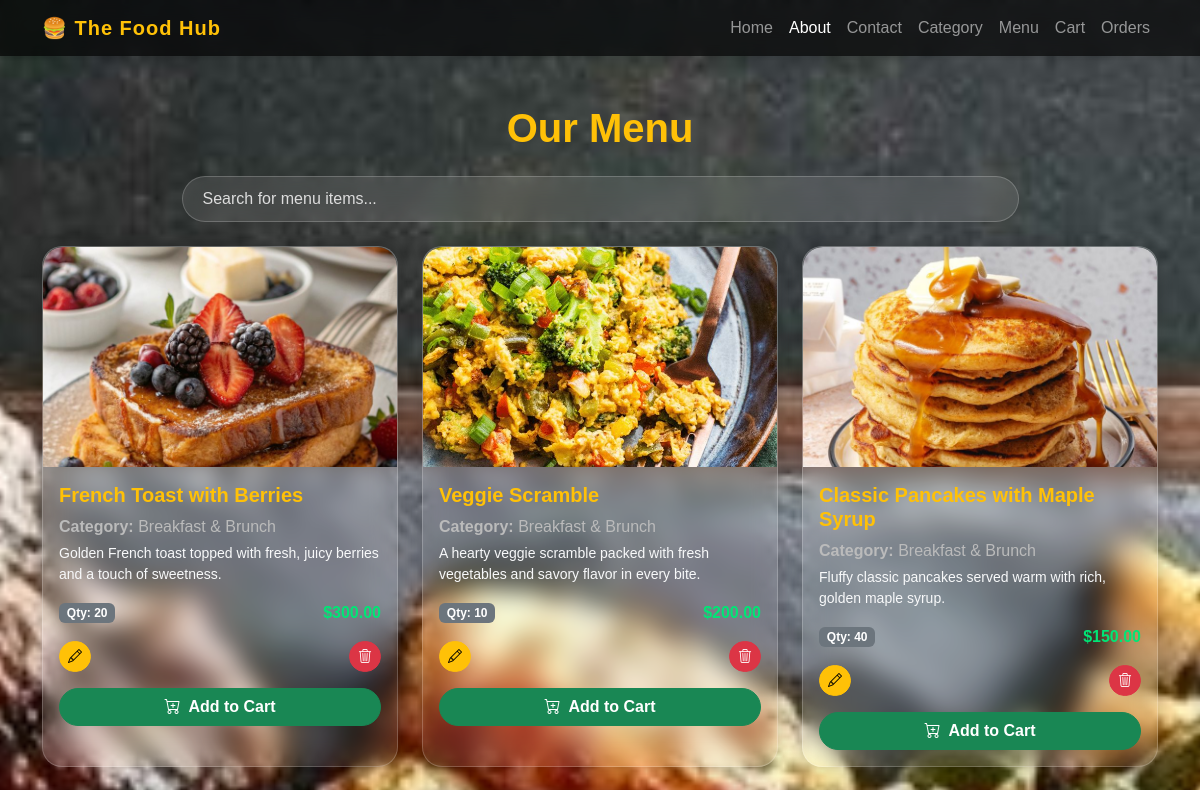
Before: /menu/ (upper part) with the older database file.
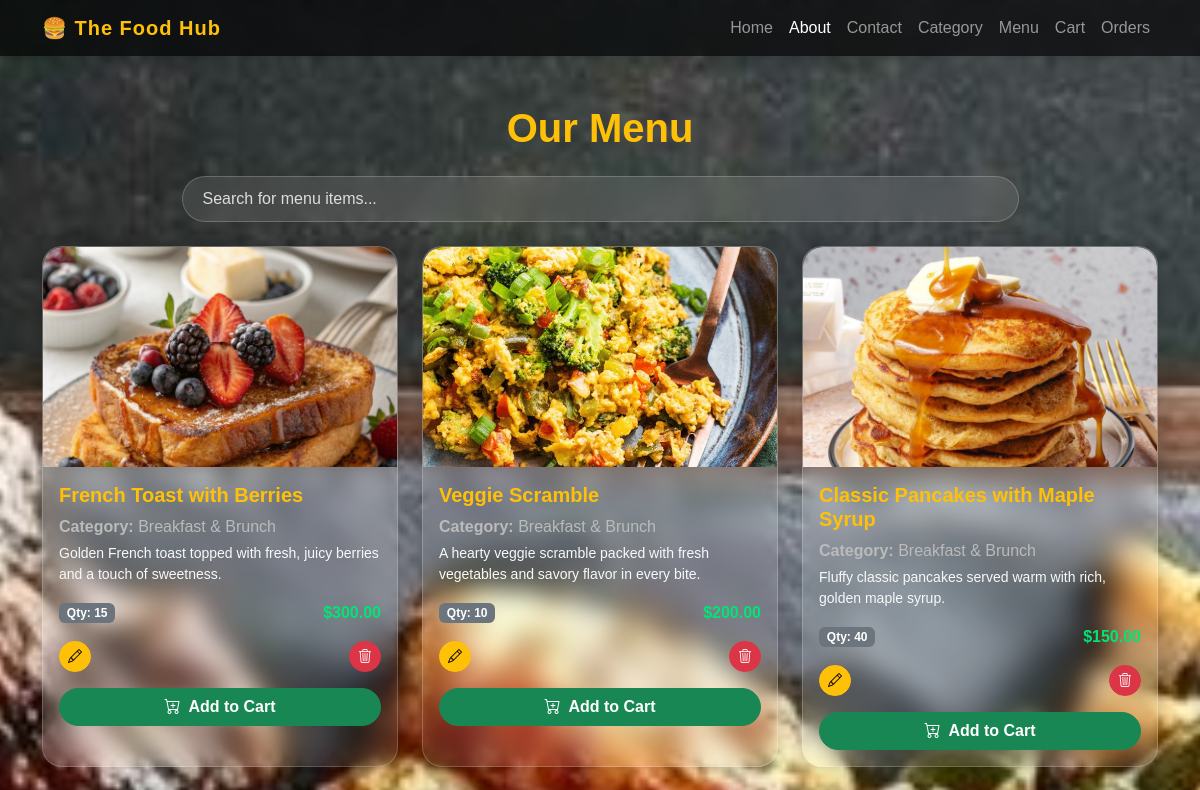
After: the same page with the newer database file.
### menu/models.py (models this page shows, shortened)
class Menu(models.Model):
    name = models.CharField(max_length=255, unique=True)
    description = models.TextField(blank=True, null=True)
    quantity = models.PositiveIntegerField(default=0)
    image = models.ImageField(upload_to='menu_images', blank=True, null=True)
    price = models.DecimalField(max_digits=8, decimal_places=2, default=0.00)
    category = models.ForeignKey('category.Category', on_delete=models.CASCADE, related_name='menu_items')

### category/models.py (models this page shows, shortened)
class Category(models.Model):
    name = models.CharField(max_length=255, unique=True)
    slug = models.SlugField(unique=True, blank=True)
    description = models.TextField(blank=True, null=True)
    quantity = models.PositiveIntegerField(default=0)
    image = models.ImageField(upload_to='category_images', blank=True, null=True)
    created_at = models.DateTimeField(auto_now_add=True)

### menu/views.py (the view)
# urls.py: path('menu/', views.menu_list, name='menu_list'),
def menu_list(request):
    menus = Menu.objects.all()
    return render(request, 'menu/menu_list.html', {'menus': menus})

### menu/templates/menu/menu_list.html (shortened to what this page needs)
{% load static %}
<!DOCTYPE html>
<html lang="en">
<head>
  <link href="https://cdn.jsdelivr.net/npm/bootstrap@5.3.3/dist/css/bootstrap.min.css" rel="stylesheet">
  <link href="https://cdn.jsdelivr.net/npm/bootstrap-icons@1.11.3/font/bootstrap-icons.css" rel="stylesheet">
</head>
<body>
  <nav class="navbar navbar-expand-lg navbar-dark sticky-top shadow-sm">
    <div class="container">
      <a class="navbar-brand fw-bold" href="{% url 'home' %}">
        🍔 The Food Hub
      </a>
      <div class="collapse navbar-collapse" id="navbarNav">
        <ul class="navbar-nav ms-auto align-items-center">
          <li class="nav-item"><a class="nav-link" href="{% url 'home' %}">Home</a></li>
          <li class="nav-item"><a class="nav-link active" href="{% url 'about' %}">About</a></li>
          <li class="nav-item"><a class="nav-link" href="{% url 'contact' %}">Contact</a></li>
          <li class="nav-item"><a class="nav-link" href="{% url 'category_list' %}">Category</a></li>
          <li class="nav-item"><a class="nav-link" href="{% url 'menu_list' %}">Menu</a></li>
          <li class="nav-item"><a class="nav-link" href="{% url 'view_cart' %}">Cart</a></li>
          <li class="nav-item"><a class="nav-link" href="{% url 'order_list' %}">Orders</a></li>
        </ul>
      </div>
    </div>
  </nav>
  <div class="container my-5">
    <h1 class="text-center mb-4 text-warning fw-bold">Our Menu</h1>
    {% if menus %}
      <div class="search-box mb-4 text-center">
        <input type="text" id="searchInput" class="form-control d-inline-block w-75" placeholder="Search for menu items...">
      </div>
      <div class="row g-4" id="menu-container">
        {% for item in menus %}
        <div class="col-md-6 col-lg-4 menu-item"
             data-category="{{ item.category.name|slugify }}"
             data-name="{{ item.name|lower }}"
             data-description="{{ item.description|default:''|lower }}">
          <div class="card menu-card h-100">
            {% if item.image %}
              <img src="{{ item.image.url }}" alt="{{ item.name }}" class="menu-img">
            {% else %}
              <img src="{% static 'images/no-image.jpg' %}" alt="No image" class="menu-img">
            {% endif %}
            <div class="card-body">
              <h5 class="card-title">{{ item.name }}</h5>
              <p class="text-muted mb-1"><strong>Category:</strong> {{ item.category.name }}</p>
              <p class="text-light small">{{ item.description|default:"No description available." }}</p>
              <div class="d-flex justify-content-between align-items-center mt-3">
                <span class="badge bg-secondary">Qty: {{ item.quantity }}</span>
                <span class="price">${{ item.price }}</span>
              </div>
              <div class="d-flex justify-content-between mt-3">
                <a href="{% url 'update_menu_item' item.id %}" class="btn btn-warning btn-sm">
                  <i class="bi bi-pencil"></i>
                </a>
                <a href="{% url 'delete_menu_item' item.id %}" class="btn btn-danger btn-sm">
                  <i class="bi bi-trash3"></i>
                </a>
              </div>
              <form method="post" action="{% url 'add_to_cart' item.id %}" class="mt-3">
                <button type="submit" class="btn btn-success btn-cart">
                  <i class="bi bi-cart-plus me-2"></i>Add to Cart
                </button>
              </form>
            </div>
          </div>
        </div>
        {% endfor %}
      </div>
    {% else %}
      <p class="text-center text-light mt-5">No menu items available.</p>
    {% endif %}
  </div>
</body>
</html>

Changed rows visible on the page:
changed Menu "French Toast with Berries": quantity "20" → "15"
